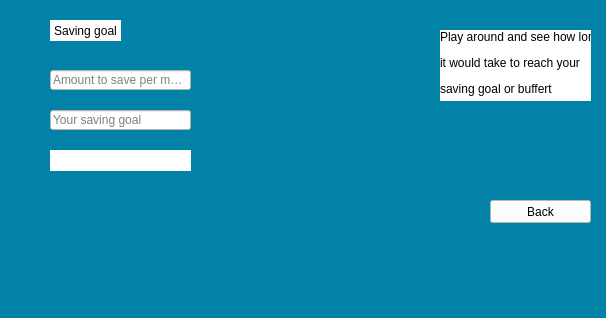
<?xml version="1.0" encoding="UTF-8"?>
<ui version="4.0">
 <class>MainWindow</class>
 <widget class="QMainWindow" name="MainWindow">
  <property name="geometry">
   <rect>
    <x>0</x>
    <y>0</y>
    <width>606</width>
    <height>318</height>
   </rect>
  </property>
  <property name="windowTitle">
   <string>MainWindow</string>
  </property>
  <property name="styleSheet">
   <string notr="true">background-color: rgb(3, 130, 168);</string>
  </property>
  <widget class="QWidget" name="centralwidget">
   <widget class="QLabel" name="label">
    <property name="geometry">
     <rect>
      <x>50</x>
      <y>20</y>
      <width>71</width>
      <height>21</height>
     </rect>
    </property>
    <property name="styleSheet">
     <string notr="true">background-color: rgb(255, 255, 255);</string>
    </property>
    <property name="text">
     <string>Saving goal</string>
    </property>
    <property name="alignment">
     <set>Qt::AlignCenter</set>
    </property>
    <property name="wordWrap">
     <bool>true</bool>
    </property>
   </widget>
   <widget class="QLineEdit" name="lineEdit">
    <property name="geometry">
     <rect>
      <x>50</x>
      <y>70</y>
      <width>141</width>
      <height>20</height>
     </rect>
    </property>
    <property name="toolTip">
     <string/>
    </property>
    <property name="accessibleDescription">
     <string/>
    </property>
    <property name="styleSheet">
     <string notr="true">background-color: rgb(255, 255, 255);</string>
    </property>
    <property name="inputMask">
     <string/>
    </property>
    <property name="placeholderText">
     <string>Amount to save per month</string>
    </property>
   </widget>
   <widget class="QLineEdit" name="lineEdit_3">
    <property name="geometry">
     <rect>
      <x>50</x>
      <y>110</y>
      <width>141</width>
      <height>20</height>
     </rect>
    </property>
    <property name="styleSheet">
     <string notr="true">background-color: rgb(255, 255, 255);</string>
    </property>
    <property name="placeholderText">
     <string>Your saving goal</string>
    </property>
   </widget>
   <widget class="QLabel" name="label_2">
    <property name="geometry">
     <rect>
      <x>50</x>
      <y>150</y>
      <width>141</width>
      <height>21</height>
     </rect>
    </property>
    <property name="styleSheet">
     <string notr="true">background-color: rgb(255, 255, 255);</string>
    </property>
    <property name="text">
     <string/>
    </property>
    <property name="alignment">
     <set>Qt::AlignCenter</set>
    </property>
   </widget>
   <widget class="QLabel" name="label_3">
    <property name="geometry">
     <rect>
      <x>440</x>
      <y>30</y>
      <width>151</width>
      <height>71</height>
     </rect>
    </property>
    <property name="styleSheet">
     <string notr="true">background-color: rgb(255, 255, 255);</string>
    </property>
    <property name="text">
     <string>&lt;html&gt;&lt;head/&gt;&lt;body&gt;&lt;p&gt;Play around and see how long &lt;/p&gt;&lt;p&gt;it would take to reach your&lt;/p&gt;&lt;p&gt;saving goal or buffert&lt;/p&gt;&lt;/body&gt;&lt;/html&gt;</string>
    </property>
    <property name="textFormat">
     <enum>Qt::RichText</enum>
    </property>
    <property name="alignment">
     <set>Qt::AlignLeading|Qt::AlignLeft|Qt::AlignTop</set>
    </property>
    <property name="margin">
     <number>0</number>
    </property>
   </widget>
   <widget class="QPushButton" name="pushButton">
    <property name="geometry">
     <rect>
      <x>490</x>
      <y>200</y>
      <width>101</width>
      <height>23</height>
     </rect>
    </property>
    <property name="styleSheet">
     <string notr="true">background-color: rgb(255, 255, 255);</string>
    </property>
    <property name="text">
     <string>Back</string>
    </property>
   </widget>
   <widget class="QLabel" name="label_4">
    <property name="geometry">
     <rect>
      <x>50</x>
      <y>200</y>
      <width>281</width>
      <height>81</height>
     </rect>
    </property>
    <property name="text">
     <string/>
    </property>
    <property name="pixmap">
     <pixmap>STMP-Logo.png</pixmap>
    </property>
    <property name="scaledContents">
     <bool>true</bool>
    </property>
   </widget>
  </widget>
  <widget class="QMenuBar" name="menubar">
   <property name="geometry">
    <rect>
     <x>0</x>
     <y>0</y>
     <width>606</width>
     <height>21</height>
    </rect>
   </property>
  </widget>
  <widget class="QStatusBar" name="statusbar"/>
 </widget>
 <resources/>
 <connections/>
</ui>
